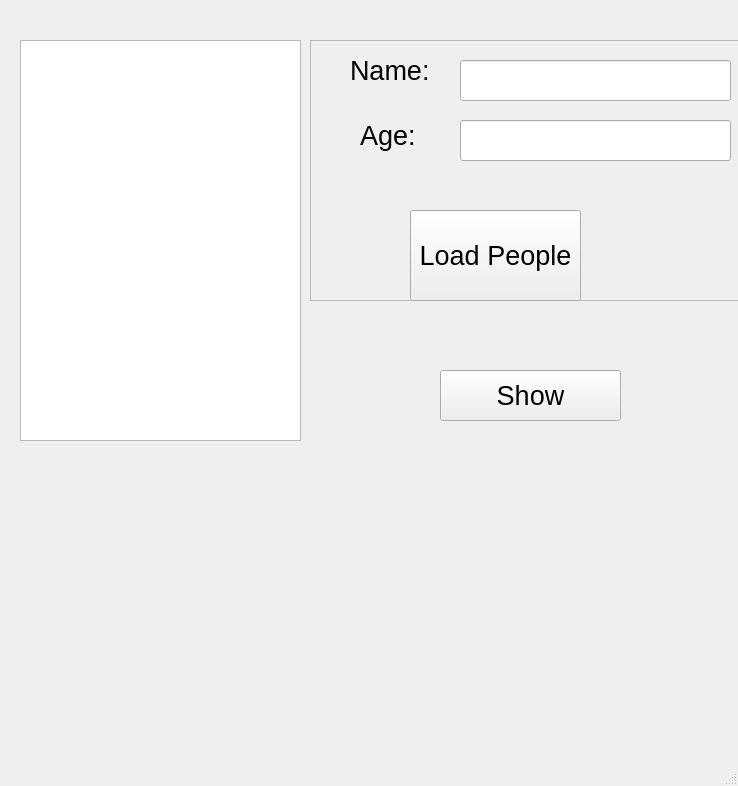
<?xml version="1.0" encoding="UTF-8"?>
<ui version="4.0">
 <class>MainWindow</class>
 <widget class="QMainWindow" name="MainWindow">
  <property name="geometry">
   <rect>
    <x>0</x>
    <y>0</y>
    <width>738</width>
    <height>786</height>
   </rect>
  </property>
  <property name="windowTitle">
   <string>Geoff's Awesome People Loader</string>
  </property>
  <widget class="QWidget" name="centralwidget">
   <widget class="QListWidget" name="listWidgetPeople">
    <property name="geometry">
     <rect>
      <x>20</x>
      <y>40</y>
      <width>281</width>
      <height>401</height>
     </rect>
    </property>
    <property name="font">
     <font>
      <pointsize>20</pointsize>
     </font>
    </property>
   </widget>
   <widget class="QPushButton" name="pushButtonShow">
    <property name="geometry">
     <rect>
      <x>440</x>
      <y>370</y>
      <width>181</width>
      <height>51</height>
     </rect>
    </property>
    <property name="font">
     <font>
      <pointsize>20</pointsize>
     </font>
    </property>
    <property name="text">
     <string>Show</string>
    </property>
   </widget>
   <widget class="QFrame" name="frameDetails">
    <property name="geometry">
     <rect>
      <x>310</x>
      <y>40</y>
      <width>451</width>
      <height>261</height>
     </rect>
    </property>
    <property name="styleSheet">
     <string notr="true">background-color: &quot;red&quot;</string>
    </property>
    <property name="frameShape">
     <enum>QFrame::StyledPanel</enum>
    </property>
    <property name="frameShadow">
     <enum>QFrame::Raised</enum>
    </property>
    <widget class="QPushButton" name="pushButtonLoad">
     <property name="enabled">
      <bool>true</bool>
     </property>
     <property name="geometry">
      <rect>
       <x>100</x>
       <y>170</y>
       <width>171</width>
       <height>91</height>
      </rect>
     </property>
     <property name="font">
      <font>
       <pointsize>20</pointsize>
      </font>
     </property>
     <property name="text">
      <string>Load People</string>
     </property>
    </widget>
    <widget class="QLineEdit" name="lineEditName">
     <property name="geometry">
      <rect>
       <x>150</x>
       <y>20</y>
       <width>271</width>
       <height>41</height>
      </rect>
     </property>
     <property name="font">
      <font>
       <pointsize>20</pointsize>
      </font>
     </property>
     <property name="styleSheet">
      <string notr="true">background-color: &quot;green&quot;</string>
     </property>
    </widget>
    <widget class="QLabel" name="labelAge">
     <property name="geometry">
      <rect>
       <x>50</x>
       <y>60</y>
       <width>61</width>
       <height>71</height>
      </rect>
     </property>
     <property name="font">
      <font>
       <pointsize>20</pointsize>
      </font>
     </property>
     <property name="styleSheet">
      <string notr="true">background-color: &quot;pink&quot;</string>
     </property>
     <property name="text">
      <string>Age:</string>
     </property>
    </widget>
    <widget class="QLabel" name="labelName">
     <property name="geometry">
      <rect>
       <x>40</x>
       <y>0</y>
       <width>91</width>
       <height>61</height>
      </rect>
     </property>
     <property name="font">
      <font>
       <pointsize>20</pointsize>
      </font>
     </property>
     <property name="text">
      <string>Name:</string>
     </property>
    </widget>
    <widget class="QLineEdit" name="lineEditAge">
     <property name="geometry">
      <rect>
       <x>150</x>
       <y>80</y>
       <width>271</width>
       <height>41</height>
      </rect>
     </property>
     <property name="font">
      <font>
       <pointsize>20</pointsize>
      </font>
     </property>
    </widget>
   </widget>
  </widget>
  <widget class="QMenuBar" name="menubar">
   <property name="geometry">
    <rect>
     <x>0</x>
     <y>0</y>
     <width>738</width>
     <height>21</height>
    </rect>
   </property>
  </widget>
  <widget class="QStatusBar" name="statusbar"/>
 </widget>
 <resources/>
 <connections/>
</ui>
